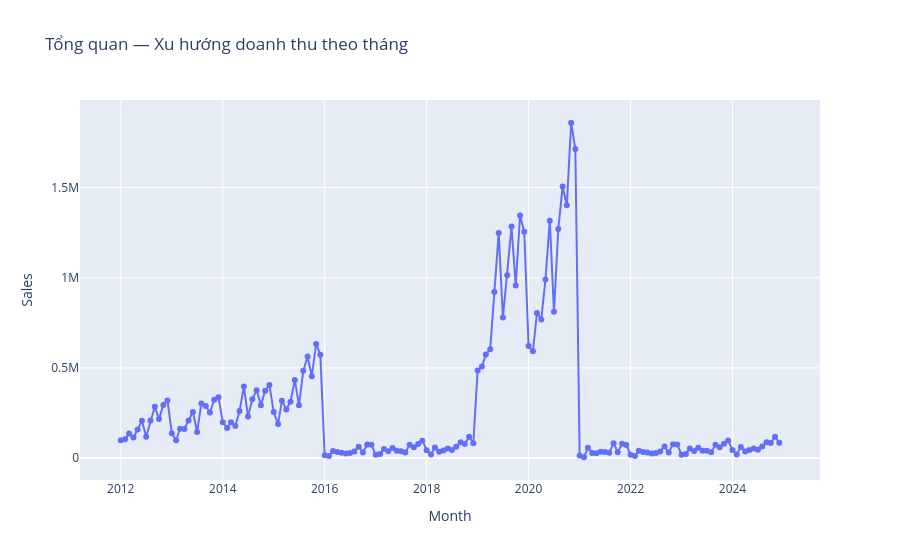

The cell this chart's notebook holds for it:
### Code cell
monthly = orders.assign(Month=orders['Order Date'].dt.to_period('M').dt.to_timestamp()).groupby('Month', as_index=False)['Sales'].sum()
px.line(monthly, x='Month', y='Sales', markers=True, title='Tổng quan — Xu hướng doanh thu theo tháng')

### Figure 1 — Plotly figure (JSON) as saved in the notebook; plotly's stock layout.template omitted (floating-point values rounded to 4 significant figures; data arrays with more than 128 entries replaced by an {"elided": "..."} marker saying what was removed)
{"data": [{"hovertemplate": "Month=%{x}<br>Sales=%{y}<extra></extra>", "legendgroup": "", "line": {"color": "#636efa", "dash": "solid"}, "marker": {"symbol": "circle"}, "mode": "lines+markers", "name": "", "orientation": "v", "showlegend": false, "type": "scatter", "x": {"elided": "156 str values"}, "xaxis": "x", "y": {"elided": "156 float values"}, "yaxis": "y"}], "layout": {"legend": {"tracegroupgap": 0}, "title": {"text": "Tổng quan — Xu hướng doanh thu theo tháng"}, "xaxis": {"anchor": "y", "domain": [0, 1], "title": {"text": "Month"}}, "yaxis": {"anchor": "x", "domain": [0, 1], "title": {"text": "Sales"}}}}
